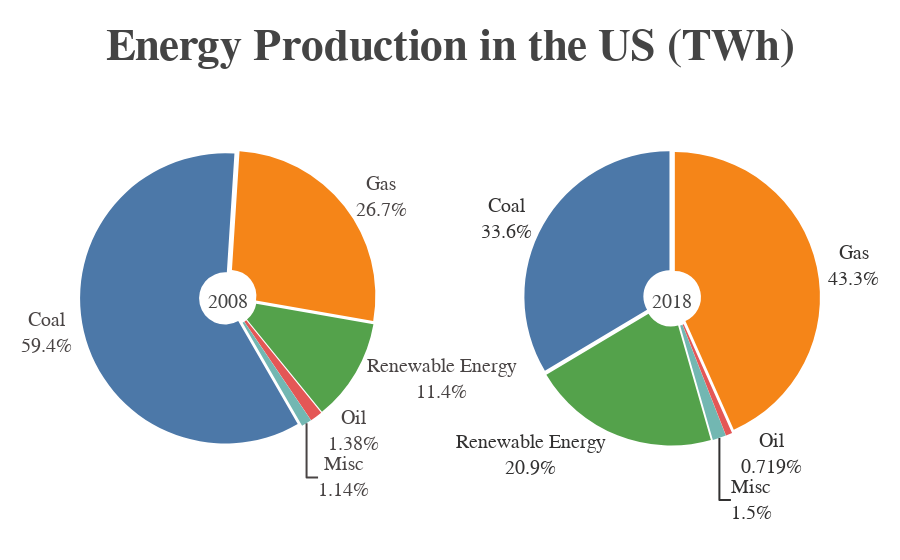

The cell this chart's notebook holds for it:
### Code cell
pf.Plot_Renewable()

### Figure 1 — Plotly figure (JSON) as saved in the notebook; plotly's stock layout.template omitted (floating-point values rounded to 4 significant figures)
{"data": [{"direction": "clockwise", "domain": {"x": [0, 0.4], "y": [0, 0.9]}, "hole": 0.18, "hoverinfo": "percent+label", "labels": ["Coal", "Oil", "Gas", "Renewable Energy", "Misc"], "name": "2008", "opacity": 1, "pull": 0.02, "rotation": 150, "showlegend": true, "sort": true, "textfont": {"color": "rgb(73, 68, 68)", "size": 20}, "textinfo": "label+percent", "textposition": "outside", "title": {"font": {"size": 20}, "text": "2008"}, "type": "pie", "uid": "b7aa1f80-5cde-4f5a-9099-19a317bae9c6", "values": [1986.0, 46.2, 894.7, 380.9, 38.3]}, {"direction": "counterclockwise", "domain": {"x": [0.6, 1], "y": [0, 0.9]}, "hole": 0.18, "hoverinfo": "percent+label", "labels": ["Coal", "Oil", "Gas", "Renewable Energy", "Misc"], "name": "2018", "pull": 0.02, "rotation": 0, "showlegend": false, "sort": true, "textfont": {"color": "rgb(50, 49, 49)", "size": 20}, "textinfo": "label+percent", "textposition": "outside", "title": {"font": {"size": 20}, "text": "2018"}, "type": "pie", "uid": "62ef9873-f2f7-4426-a49d-4e540c14b852", "values": [1146.0, 24.57, 1480.0, 712.8, 51.26]}], "layout": {"autosize": true, "colorway": ["#4c78a8", "#f58518", "#54a24b", "#e45756", "#72b7b2", "#54a24b", "#eeca3b", "#b279a2", "#ff9da6", "#9d755d", "#bab0ac"], "dragmode": "zoom", "font": {"family": "Overpass"}, "hoverlabel": {"font": {"family": "Droid Sans", "size": 15}}, "legend": {"borderwidth": 1, "font": {"size": 14}, "x": 1, "xanchor": "left", "y": 0.5}, "margin": {"b": 80, "t": 75}, "paper_bgcolor": "rgb(255, 255, 255)", "showlegend": false, "title": {"font": {"family": "Trebuchet MS", "size": 45}, "text": "<b>Energy Production in the US (TWh)</b>", "x": 0.5, "y": 0.95}, "xaxis": {"autorange": true, "range": [-1, 6]}, "yaxis": {"autorange": true, "range": [-1, 4]}}}
